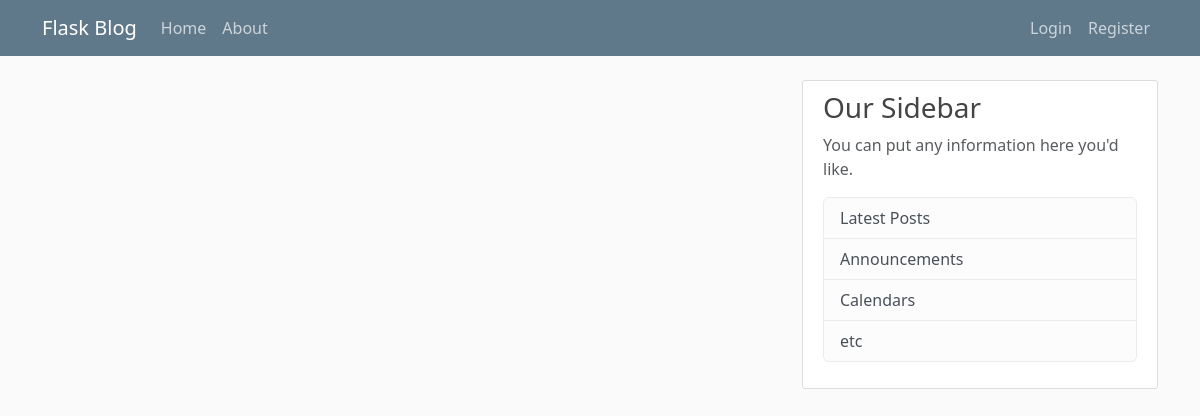
/home, run on an earlier commit of the app's database.
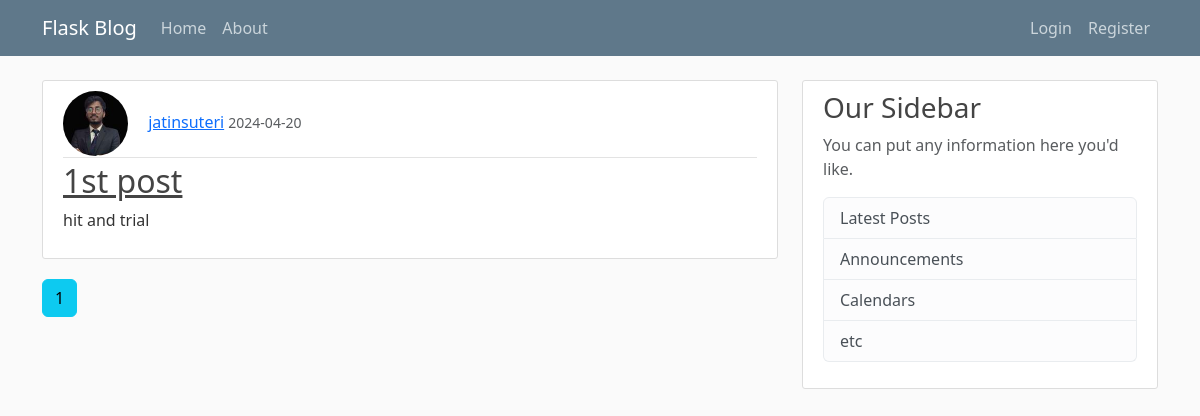
And on a later commit of the database.
### flaskblog/models.py (models this page shows, shortened)
class Post(db.Model):
    id = db.Column(db.Integer, primary_key=True)
    title = db.Column(db.String(100), nullable=False)
    date_posted = db.Column(db.DateTime, nullable=False, default=datetime.now)
    content = db.Column(db.Text, nullable=False)
    user_id = db.Column(db.Integer, db.ForeignKey('user.id'), nullable=False)

class User(db.Model,UserMixin):
    id = db.Column(db.Integer, primary_key = True)
    username = db.Column(db.String(20), unique = True, nullable = False)
    email = db.Column(db.String(120), unique = True, nullable = False)
    password = db.Column(db.String(60), nullable = False)
    posts = db.relationship('Post', backref = 'author', lazy = True)
    image_file = db.Column(db.String(20), nullable=False, default='default.png')

### flaskblog/main/routes.py (the view)
@main.route('/')
@main.route('/home')
def home():
    page = request.args.get('page',1,type=int)
    posts = Post.query.order_by(Post.date_posted.desc()).paginate(page=page, per_page=5)
    return render_template('home.html',page = page,posts=posts)

### flaskblog/templates/home.html
{% extends "layout.html" %}
{% block content %}
    {% for post in posts.items %}
        <article class="media content-section">
          <div class="media-body">
            <div class="article-metadata">
              <img class="rounded-circle article-img" src="{{ url_for('static', filename='profile_pics/' + post.author.image_file) }}">
              <a class="mr-2" href="{{ url_for('users.user_posts', username=post.author.username) }}">{{ post.author.username }}</a>
              <small class="text-muted">{{ post.date_posted.strftime('%Y-%m-%d') }}</small>
            </div>
            <h2><a class="article-title" href="{{ url_for('posts.post', post_id=post.id) }}">{{ post.title }}</a></h2>
            <p class="article-content">{{ post.content }}</p>
          </div>
        </article>
    {% endfor %}
    {% for page_num in posts.iter_pages(left_edge=1, right_edge=1, left_current=1, right_current=2) %}
      {% if page_num %}
        {% if posts.page == page_num %}
          <a class="btn btn-info mb-4" href="{{ url_for('main.home', page=page_num) }}">{{ page_num }}</a>
        {% else %}
          <a class="btn btn-outline-info mb-4" href="{{ url_for('main.home', page=page_num) }}">{{ page_num }}</a>
        {% endif %}
      {% else %}
        ...
      {% endif %}
    {% endfor %}
{% endblock content %}

What changed in the data, as far as the page shows it:
added Post: image_file (picture), author.username "jatinsuteri", date_posted "2024-04-20", title "1st post", content "hit and trial"
Also different on the page:
new list line: "1"
